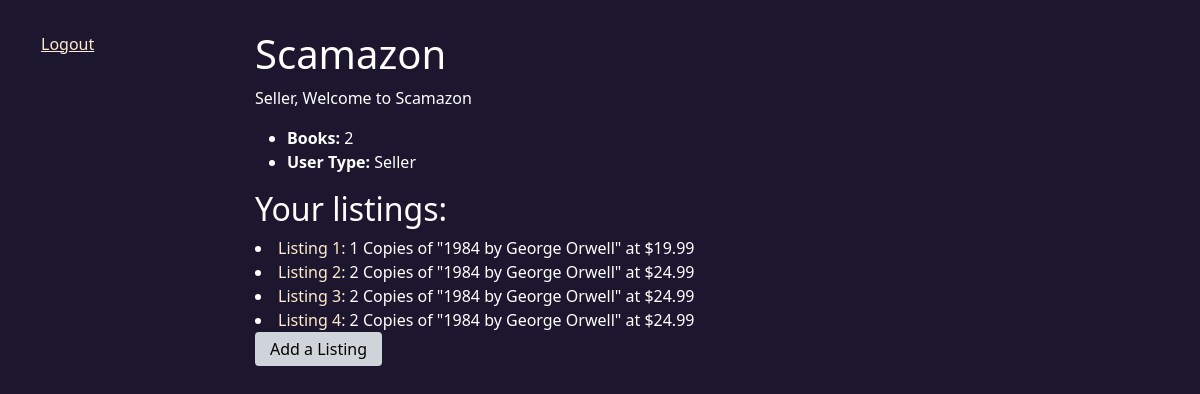
/seller/ (signed in), run on an earlier commit of the app's database.
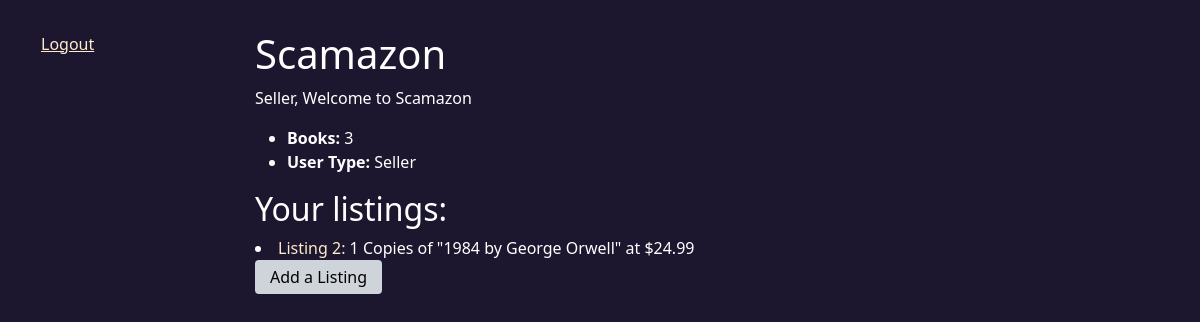
And on a later commit of the database.
### store/models.py (models this page shows, shortened)
class CustomUser(AbstractUser):
    type = models.CharField(max_length=10);

class Listing(models.Model):
    listingID = models.CharField(max_length = 13);
    isbn = models.ForeignKey(Book, null = True, on_delete=models.CASCADE);
    quantity = models.IntegerField(default = 1);
    userID = models.ForeignKey(CustomUser, null = True, on_delete=models.DO_NOTHING);
    price = models.FloatField(default = 0, validators = [MinValueValidator(0)]);
    image = models.ForeignKey(Image, null = True, on_delete=models.CASCADE);

class Book(models.Model):
    title = models.CharField(max_length=200);
    author = models.CharField(max_length=200);
    isbn = models.CharField(max_length=13, primary_key=True);
    pages = models.IntegerField(default=0, validators = [MinValueValidator(0)]);
    rating = models.FloatField(default=0, validators = [MinValueValidator(0), MaxValueValidator(5.0)]);
    description = models.CharField(default = None, blank = True, null = True, max_length = 1500);
    def __str__(self):
        return self.title + " by " + self.author

### store/views.py (the view)
# urls.py: path("seller/", views.seller_dashboard, name="seller_dashboard"),
@login_required
def seller_dashboard(request):
    num_books = Book.objects.all().count()
    listings_list = Listing.objects.filter(userID=request.user.id)
    context = {
        'num_books': num_books,
        'user_type': request.user.type,
        'listing_list': listings_list
    }
    return render(request, 'seller_dashboard.html', context=context)

### store/templates/seller_dashboard.html (shortened to what this page needs)
{% extends "base_generic.html" %}
{% block content %}
  <h1>Scamazon</h1>
  <p>
    Seller, Welcome to Scamazon
  </p>
  <ul>
    <li><strong>Books:</strong> {{ num_books }}</li>
    <li><strong>User Type:</strong> {{ user_type }}</li>
  </ul>
  <h2>Your listings: </h2>
  {%for listing in listing_list %}
    <li><a href="/seller/listings/{{listing.id}}"> Listing {{listing.id}}: </a> {{listing.quantity}} Copies of "{{listing.isbn}}" at ${{listing.price}}</li>
  {%endfor%}
  <form action="{% url 'add_listing' %}" method="POST">
    <button type="submit">Add a Listing</button>
    </form>
{% endblock %}

### store/templates/base_generic.html (shortened to what this page needs)
<!DOCTYPE html>
<html lang="en">
  <head>
    <link href="https://cdn.jsdelivr.net/npm/bootstrap@5.3.3/dist/css/bootstrap.min.css"
      rel="stylesheet"
>
    {% load static %}
    <link rel="stylesheet" href="{% static 'style.css' %}" />
  </head>
  <body>
    <div class="container-fluid">
      <div class="row">
        <div class="col-sm-2 sidebar">
          {% block sidebar %}
          {% if user.is_authenticated and user.type == "Buyer"%}
            <div class="sidebar-nav">
              <div><a href="/">Home</a></div>
              <div><a href="/browse-books/">All books</a></div>
              <div><a href="/browse-authors/">All authors</a></div>
            </div>
            <div class="mt-10">User: {{ user.get_username }}</div>
            <div>
            <form class="d-flex mt-10" method="post" style="display:inline" action="{% url 'search' %}">
                {% csrf_token %}
                <input class="form-control me-2" type="search" name="search">
                <button id="search-button" type="submit">Search</button>
              </form>
            </div>
            <div>
              <form class="mt-10" action="{% url 'cart' %}" method="POST">
                {% csrf_token %}
                <button type="submit">View my Cart</button>
              </form>
              <form id="logout-form" class="mt-10" method="post" action="{% url 'logout' %}">
                {% csrf_token %}
                <button type="submit" class="btn btn-link">Logout</button>
              </form>
            </div>
          {% elif  user.is_authenticated and user.type == "Seller"%}
          <form id="logout-form" method="post" action="{% url 'logout' %}">
            <button type="submit" class="btn btn-link">Logout</button>
          </form>
          {% endif %}
          {% endblock %}
        </div>
        <div class="{% if user.is_authenticated %} col-sm-10 logged-in-content {%endif%}">{% block content %}{% endblock %}</div>
      </div>
    </div>
  </body>
</html>

### store/static/style.css (style rules this page uses)
body { background-color: rgba(28,23,47,255); color: white; }
#logout-form { display: inline; }
#logout-form button { padding: 0; margin: 0; display: inline; }
a, .btn-link { color: blanchedalmond; }
.sidebar { padding-top: 30px; padding-left: 40px; }
.logged-in-content { padding: 30px 55px; }
a { text-decoration: none; }

What changed in the data, as far as the page shows it:
removed Listing: id "1", quantity "1", isbn "1984 by George Orwell", price "19.99"
removed Listing: id "3", quantity "2", isbn "1984 by George Orwell", price "24.99"
no longer on this page (row edited): Listing: id "4", quantity "2", isbn "1984 by George Orwell", price "24.99"
changed Listing id 2: quantity "2" → "1"
Also different on the page:
{{ num_books }}: "2" → "3"
